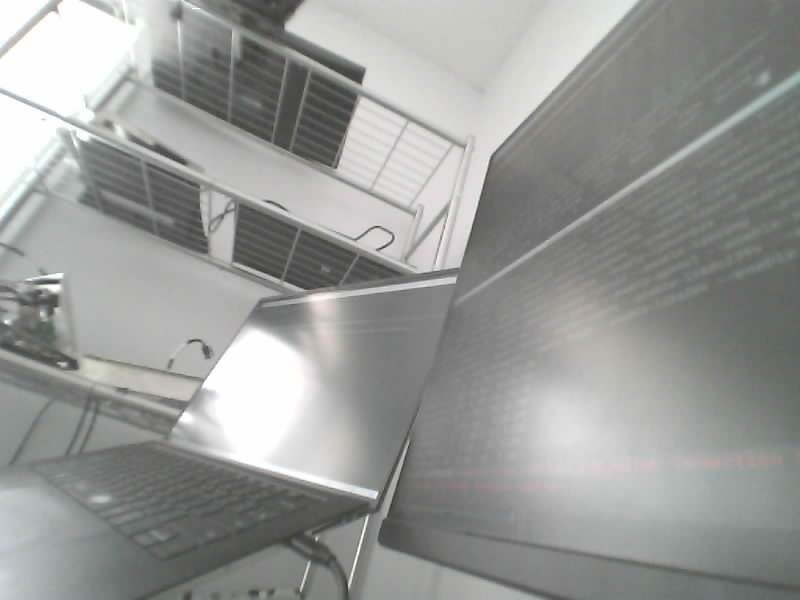
#> input picture data/snapshot.jpg, 800 x 600 px, found by its file name
$ python debug_postprocess.py
#> lines starting #> are read from the running program, lines starting #| are printed output that depends on the picture
"""
Debug YOLO postprocessing - compare different approaches
"""

import sys
import os
import cv2
import numpy as np
from rknnlite.api import RKNNLite

MODEL_PATH = "object_detection/model/yolo/yolov5s-640-640.rknn"
INPUT_SIZE = (640, 640)
CONF_THRESH = 0.25

# COCO class names
CLASSES = [
    "person",
    "bicycle",
    "car",
    "motorcycle",
    "airplane",
    "bus",
    "train",
    "truck",
    "boat",
    "traffic light",
    "fire hydrant",
    "stop sign",
    "parking meter",
    "bench",
    "bird",
    "cat",
    "dog",
    "horse",
    "sheep",
    "cow",
    "elephant",
    "bear",
    "zebra",
    "giraffe",
    "backpack",
    "umbrella",
    "handbag",
    "tie",
    "suitcase",
    "frisbee",
    "skis",
    "snowboard",
    "sports ball",
    "kite",
    "baseball bat",
    "baseball glove",
    "skateboard",
    "surfboard",
    "tennis racket",
    "bottle",
    "wine glass",
    "cup",
    "fork",
    "knife",
    "spoon",
    "bowl",
    "banana",
    "apple",
    "sandwich",
    "orange",
    "broccoli",
    "carrot",
    "hot dog",
    "pizza",
    "donut",
    "cake",
    "chair",
    "couch",
    "potted plant",
    "bed",
    "dining table",
    "toilet",
    "tv",
    "laptop",
    "mouse",
    "remote",
    "keyboard",
    "cell phone",
    "microwave",
    "oven",
    "toaster",
    "sink",
    "refrigerator",
    "book",
    "clock",
    "vase",
    "scissors",
    "teddy bear",
    "hair drier",
    "toothbrush",
]


def preprocess(img, input_size):
    """Resize and prepare image for YOLO input - RKNN models usually expect uint8"""
    img = cv2.cvtColor(img, cv2.COLOR_BGR2RGB)
    img = cv2.resize(img, input_size)
    # Most RKNN models have normalization baked in, so they expect uint8 [0, 255]
    img = np.expand_dims(img, axis=0)
    return img


def sigmoid(x):
    return 1 / (1 + np.exp(-x))


# Rockchip's exact approach from test.py
# [47 lines left out: functions process_rockchip, debug_output, not called in this run]


def main():
    image_path = sys.argv[1] if len(sys.argv) > 1 else "data/snapshot.jpg"

    if not os.path.exists(image_path):
        print(f"ERROR: Image not found: {image_path}")
        sys.exit(1)

    # Load image
    img = cv2.imread(image_path)
#> img is the input picture: shape (600, 800, 3); mean B, G, R 151.7, 153.8, 152.4
    input_img = preprocess(img, INPUT_SIZE)
#> in preprocess, `img = cv2.resize(img, input_size)`:
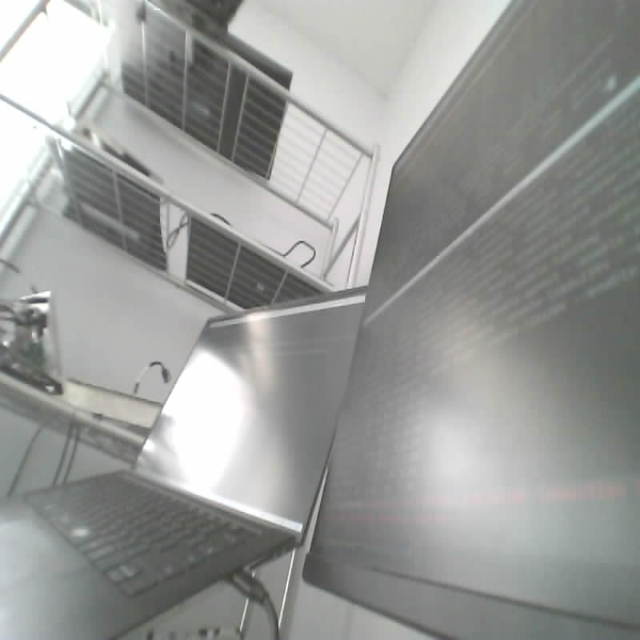
#> img: shape (640, 640, 3); mean R, G, B 152.3, 153.7, 151.6

    # Load model
    rknn = RKNNLite()
    rknn.load_rknn(MODEL_PATH)
    rknn.init_runtime(core_mask=RKNNLite.NPU_CORE_AUTO)

    # Run inference
    print("Running inference...")
    outputs = rknn.inference(inputs=[input_img])

    print(f"\nNumber of outputs: {len(outputs)}")

    for i, out in enumerate(outputs):
        debug_output(out[0], f"Output[{i}]")  # Remove batch dim

        # Check max confidence
        # Reshape to [3, 85, H, W]
        h, w = out.shape[-2:]
        reshaped = out.reshape(3, 85, h, w)
        conf_channel = reshaped[:, 4, :, :]
        print(f"  Max confidence in Output[{i}]: {conf_channel.max():.4f}")

    # Now let's try reshaping like Rockchip does
    print("\n" + "=" * 50)
    print("Rockchip reshape/transpose test:")
    print("=" * 50)

    for i, out in enumerate(outputs):
        print(f"\nOutput[{i}]:")
        print(f"  Original: {out.shape}")

        # Rockchip reshape: [3, -1] + shape[-2:]
        reshaped = out.reshape([3, -1] + list(out.shape[-2:]))
        print(f"  After reshape [3,-1,H,W]: {reshaped.shape}")

        # Rockchip transpose: (2, 3, 0, 1)
        transposed = np.transpose(reshaped, (2, 3, 0, 1))
        print(f"  After transpose (2,3,0,1): {transposed.shape}")

        debug_output(transposed, f"  Final")

    rknn.release()


if __name__ == "__main__":
    main()
#> (the call stopped at in main, `rknn = RKNNLite()`: rknnlite is not available in this run)
